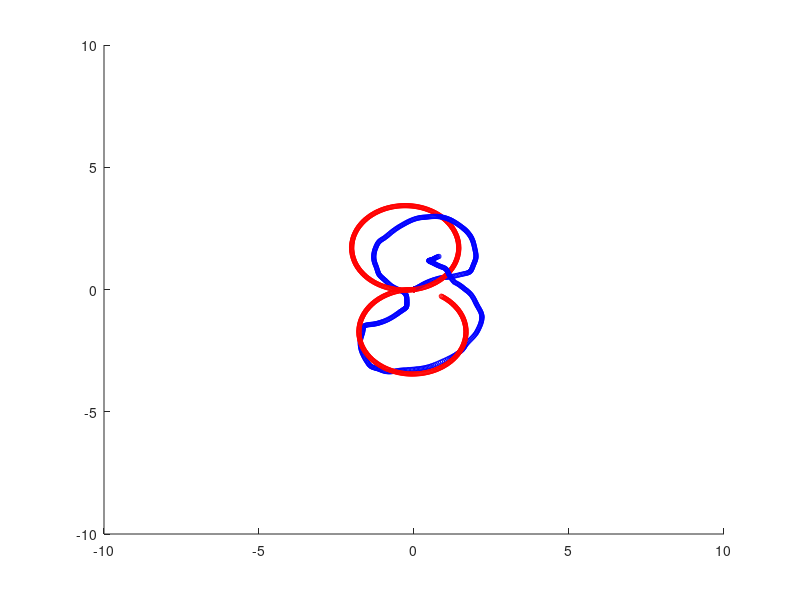
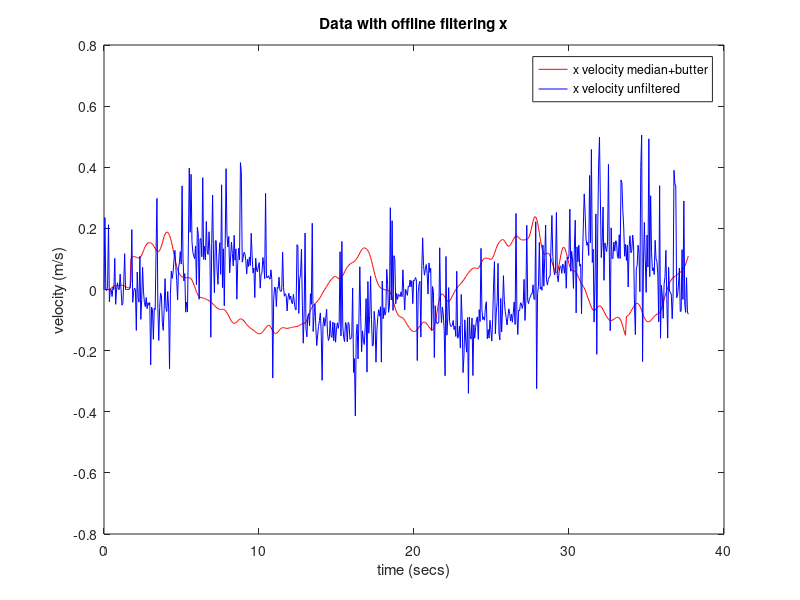
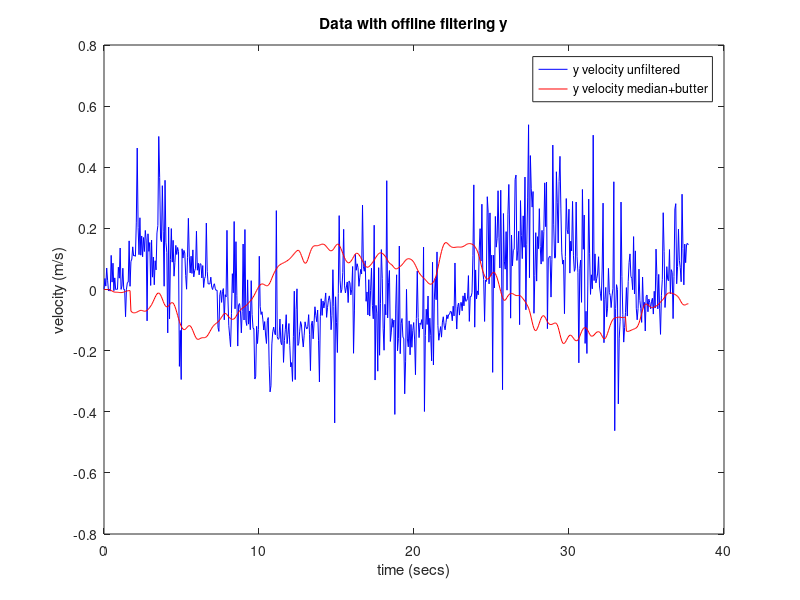
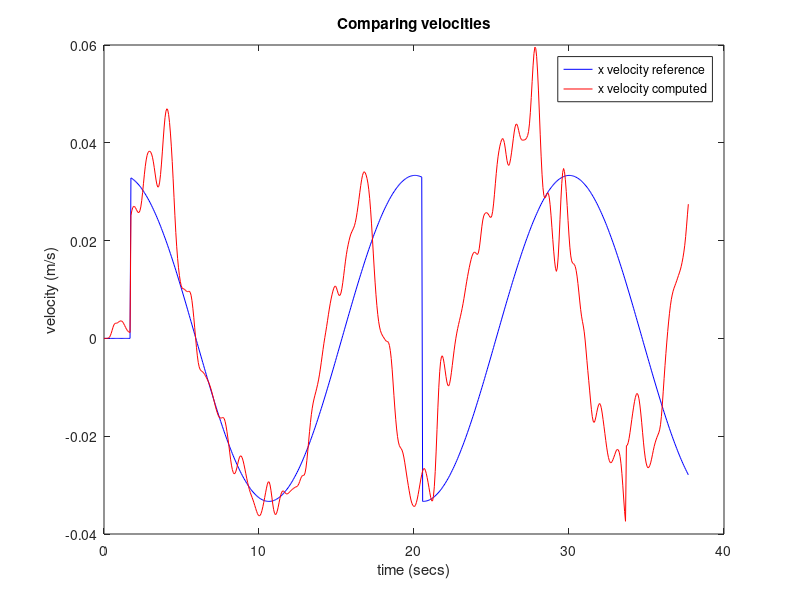

MATLAB code to generate these figures, in order:
clear all; close all


data = load('pose_data_cam_inf.txt');
shift = 35;
velx = data(:,1);
vely = data(:,2);

feed = 2/60;%m/sec
rad = 0.1; %m
f = 1/(2*pi*rad/feed); %Hz
t = linspace(0, 2/f, length(velx));

gtVx = feed*cos(2*pi*f*t+10*pi/180);
gtVy = feed*sin(2*pi*f*t+10*pi/180);

gtVx(round(length(t)/2):end) = -feed*cos(2*pi*f*t(round(length(t)/2):end)+0*pi/180);
gtVy(round(length(t)/2):end) = -feed*sin(2*pi*f*t(round(length(t)/2):end)+0*pi/180);

gtVx(31:end) = gtVx(1:end-30);
gtVy(31:end) = gtVy(1:end-30);
gtVx(1:30) = zeros(1,30);
gtVy(1:30) = zeros(1,30);

%median filtering
velxm = medfilt1(velx,10);
velym = medfilt1(vely,10);
%%offline butterworth

n = 3;
Wn = 0.12;
[b,a] = butter(n,Wn);


%cascading to median
velxmf = filter(b,a,velxm);
velymf = filter(b,a,velym);

velymf(31:end) = circshift(velymf(31:end), -70);
vely(31:end) = circshift(vely(31:end), -70);



scaleFactor = 4;
velxmf = -velxmf/scaleFactor;
velymf = velymf/scaleFactor;

figure
hold on
gtpx = 0;
gtpy = 0;
px = 0;
py = 0;
theta = -55;
theta = theta*pi/180;
R = [cos(theta), -sin(theta); sin(theta), cos(theta)];
for i=1:1:length(velxmf)
    
    outv = R*[velxmf(i);velymf(i)];
    velxmf(i) = outv(1);
    velymf(i) = outv(2);
    
    px = px+velxmf(i);
    py = py+velymf(i);
    gtpx = gtpx+gtVx(i);
    gtpy = gtpy+gtVy(i);
    scatter(px, py,10,'b')
    scatter(gtpx, gtpy,10,'r')
    axis([-10,10,-10,10])
    pause(0.00000001)
end


hold off

figure
plot(t,velxmf*scaleFactor,'r')
hold on
plot(t,velx,'b')
xlabel('time (secs)')
ylabel('velocity (m/s)')
legend('x velocity median+butter', 'x velocity unfiltered')
title('Data with offline filtering x')


figure
plot(t,vely,'b')
hold on
plot(t,-velymf*scaleFactor,'r')
xlabel('time (secs)')
ylabel('velocity (m/s)')
legend('y velocity unfiltered', 'y velocity median+butter')
title('Data with offline filtering y')

figure
plot(t,gtVx,'b')
hold on
plot(t,velxmf,'r')
xlabel('time (secs)')
ylabel('velocity (m/s)')
legend('x velocity reference', 'x velocity computed')
title('Comparing velocities')

figure
plot(t,gtVy,'b')
hold on
plot(t,velymf,'r')
xlabel('time (secs)')
ylabel('velocity (m/s)')
legend('y velocity reference', 'y velocity computed')
title('Comparing velocities')